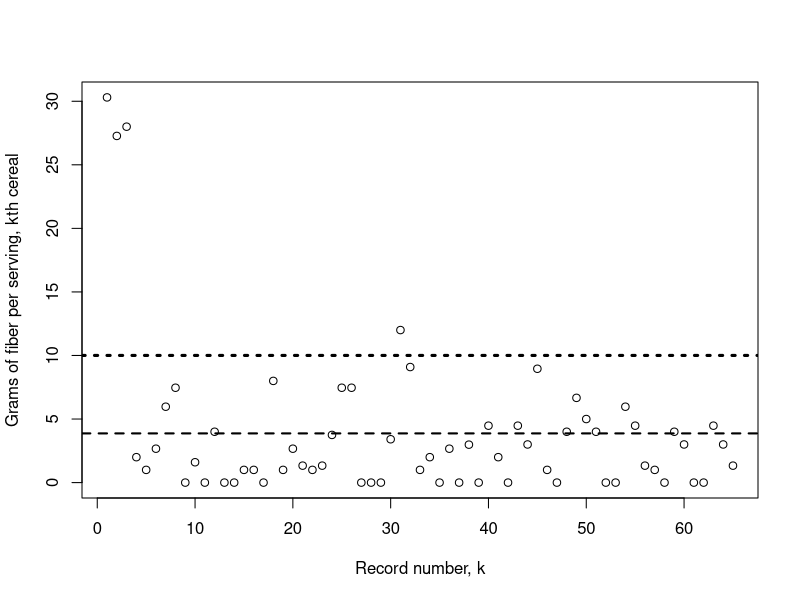

R code for this plot:
library(MASS)
x <- UScereal$fibre
plot(x, xlab="Record number, k",
     ylab="Grams of fiber per serving, kth cereal")
abline(h = mean(x), lty=2, lwd=2)
abline(h = mean(x) + sd(x), lty = 3, lwd = 3)
